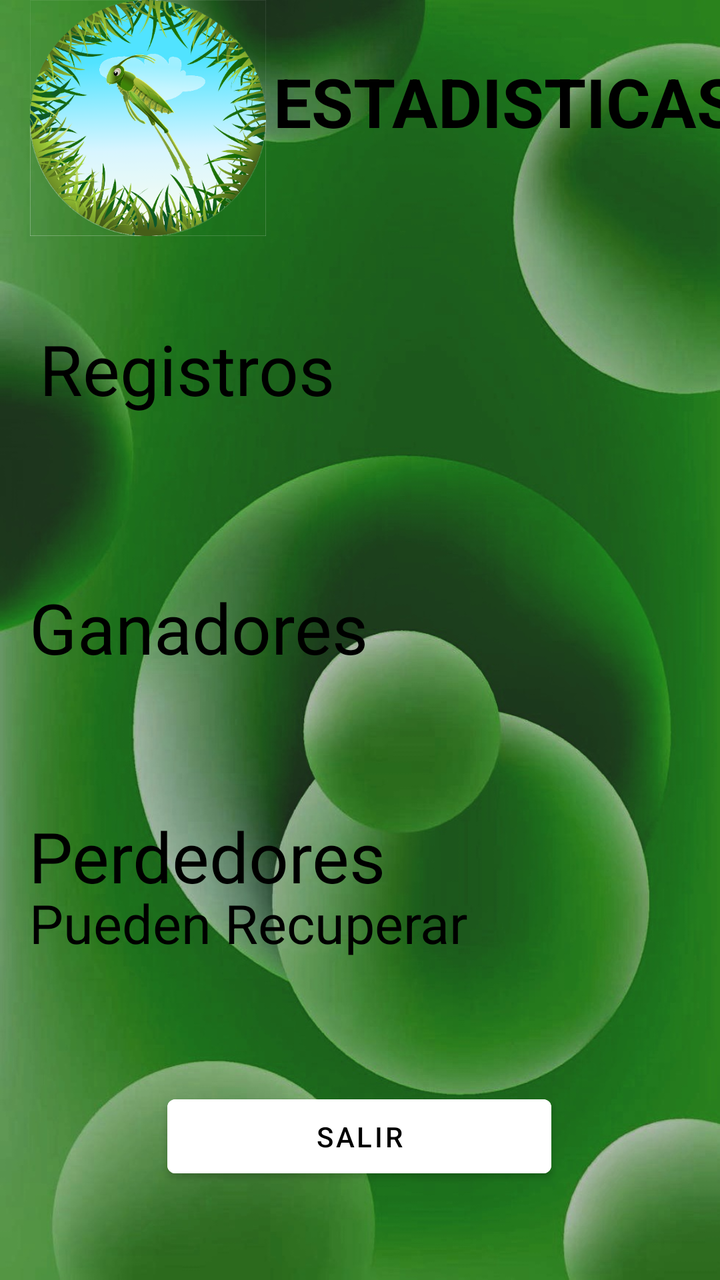
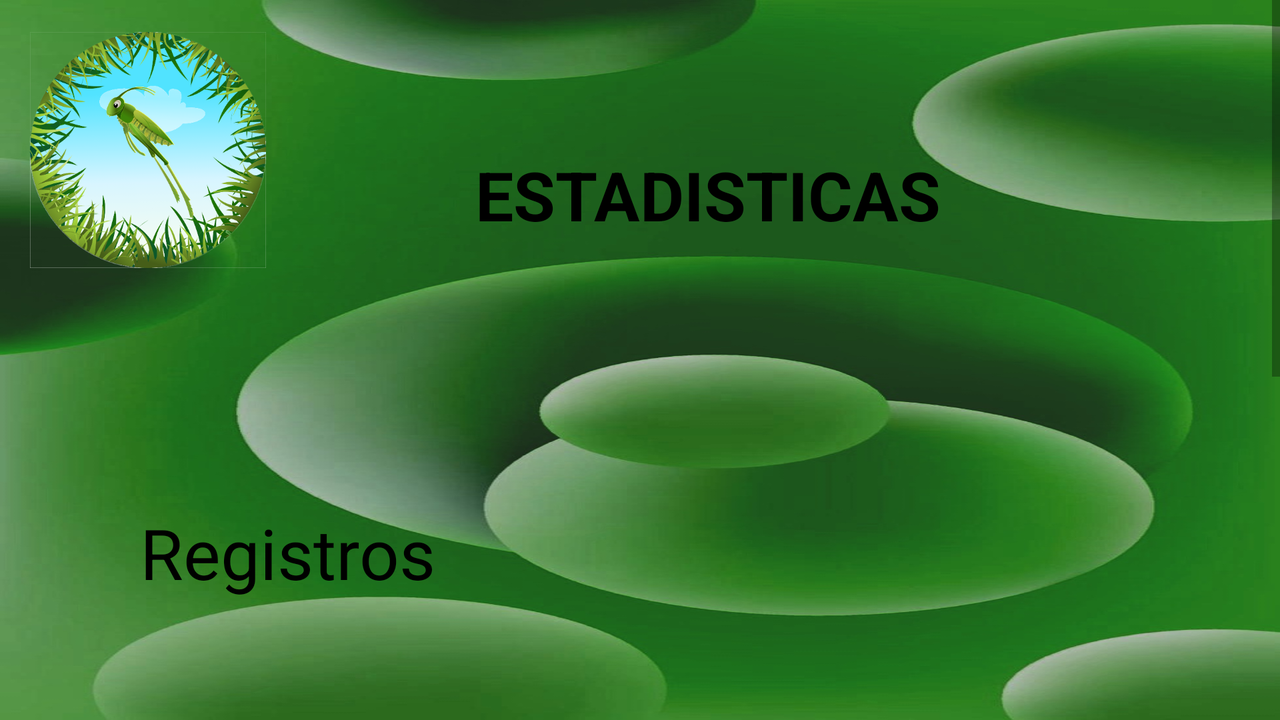

Two renders of one Android screen. The first uses the default layout on a phone; the second uses the alternative layout the repository ships for a different screen configuration, on a matching device. The two XML files are below.
<!-- AndroidManifest.xml: application theme Theme.Saltamontes -->
<!-- res/layout/activity_estadisticas.xml -->
<?xml version="1.0" encoding="utf-8"?>
<androidx.constraintlayout.widget.ConstraintLayout xmlns:android="http://schemas.android.com/apk/res/android"
    xmlns:app="http://schemas.android.com/apk/res-auto"
    xmlns:tools="http://schemas.android.com/tools"
    android:layout_width="match_parent"
    android:layout_height="match_parent"
    tools:context=".EstadisticasActivity"
    android:background="@drawable/logo1">


    <TextView
        android:id="@+id/total"
        android:layout_width="126dp"
        android:layout_height="61dp"
        android:layout_weight="1"
        android:gravity="center"
        android:text=""
        android:textColor="@color/black"
        android:textSize="30sp"
        app:layout_constraintBottom_toTopOf="@+id/salirE"
        app:layout_constraintEnd_toEndOf="parent"
        app:layout_constraintHorizontal_bias="1.0"
        app:layout_constraintStart_toStartOf="parent"
        app:layout_constraintTop_toTopOf="parent"
        app:layout_constraintVertical_bias="0.271" />

    <TextView
        android:id="@+id/textView15"
        android:layout_width="187dp"
        android:layout_height="65dp"
        android:layout_marginTop="152dp"
        android:layout_weight="1"
        android:gravity="center"
        android:text="Registros"
        android:textColor="@color/black"
        android:textSize="35dp"
        app:layout_constraintEnd_toStartOf="@+id/total"
        app:layout_constraintHorizontal_bias="0.0"
        app:layout_constraintStart_toStartOf="parent"
        app:layout_constraintTop_toTopOf="parent" />

    <TextView
        android:id="@+id/textView12"
        android:layout_width="199dp"
        android:layout_height="64dp"
        android:layout_marginTop="64dp"
        android:layout_weight="1"
        android:gravity="center"
        android:text="Ganadores"
        android:textColor="#000000"
        android:textSize="35sp"
        app:layout_constraintBottom_toBottomOf="parent"
        app:layout_constraintEnd_toEndOf="parent"
        app:layout_constraintHorizontal_bias="0.0"
        app:layout_constraintStart_toStartOf="parent"
        app:layout_constraintTop_toBottomOf="@+id/textView15"
        app:layout_constraintVertical_bias="0.002" />

    <TextView
        android:id="@+id/textView14"
        android:layout_width="207dp"
        android:layout_height="60dp"
        android:layout_weight="1"
        android:gravity="center"
        android:text="Perdedores"
        android:textColor="#000000"
        android:textSize="35sp"
        app:layout_constraintBottom_toBottomOf="parent"
        app:layout_constraintEnd_toEndOf="parent"
        app:layout_constraintHorizontal_bias="0.0"
        app:layout_constraintStart_toStartOf="parent"
        app:layout_constraintTop_toBottomOf="@+id/textView12"
        app:layout_constraintVertical_bias="0.223" />

    <TextView
        android:id="@+id/ganar"
        android:layout_width="126dp"
        android:layout_height="61dp"
        android:layout_marginBottom="388dp"
        android:layout_weight="1"
        android:gravity="center"
        android:text=""
        android:textSize="35sp"
        android:textStyle="bold"
        app:layout_constraintBottom_toBottomOf="parent"
        app:layout_constraintEnd_toEndOf="parent"
        app:layout_constraintHorizontal_bias="1.0"
        app:layout_constraintStart_toEndOf="@+id/textView12"
        app:layout_constraintTop_toBottomOf="@+id/total"
        app:layout_constraintVertical_bias="1.0" />

    <TextView
        android:id="@+id/perder"
        android:layout_width="126dp"
        android:layout_height="61dp"
        android:layout_weight="1"
        android:gravity="center"
        android:text=""
        android:textSize="35sp"
        app:layout_constraintBottom_toBottomOf="parent"
        app:layout_constraintEnd_toEndOf="parent"
        app:layout_constraintHorizontal_bias="1.0"
        app:layout_constraintStart_toEndOf="@+id/textView14"
        app:layout_constraintTop_toBottomOf="@+id/ganar"
        app:layout_constraintVertical_bias="0.229" />

    <TextView
        android:id="@+id/textView13"
        android:layout_width="248dp"
        android:layout_height="69dp"
        android:layout_marginBottom="144dp"
        android:layout_weight="1"
        android:gravity="center"
        android:text="Pueden Recuperar"
        android:textColor="#000000"
        android:textSize="27dp"
        app:layout_constraintBottom_toBottomOf="parent"
        app:layout_constraintEnd_toEndOf="parent"
        app:layout_constraintHorizontal_bias="0.0"
        app:layout_constraintStart_toStartOf="parent"
        app:layout_constraintTop_toBottomOf="@+id/textView14"
        app:layout_constraintVertical_bias="1.0" />

    <TextView
        android:id="@+id/recuperar"
        android:layout_width="126dp"
        android:layout_height="61dp"
        android:layout_marginBottom="144dp"
        android:layout_weight="1"
        android:gravity="center"
        android:text=""
        android:textSize="35sp"
        app:layout_constraintBottom_toBottomOf="parent"
        app:layout_constraintEnd_toEndOf="parent"
        app:layout_constraintHorizontal_bias="1.0"
        app:layout_constraintStart_toEndOf="@+id/textView13"
        app:layout_constraintTop_toBottomOf="@+id/perder"
        app:layout_constraintVertical_bias="0.985" />

    <Button
        android:id="@+id/salirE"
        android:layout_width="192dp"
        android:layout_height="49dp"
        android:backgroundTint="#FFFFFF"
        android:text="Salir"
        android:textColor="#000000"
        app:layout_constraintBottom_toBottomOf="parent"
        app:layout_constraintEnd_toEndOf="parent"
        app:layout_constraintHorizontal_bias="0.498"
        app:layout_constraintStart_toStartOf="parent"
        app:layout_constraintTop_toBottomOf="@+id/textView13" />

    <ImageView
        android:id="@+id/imageView"
        android:layout_width="148dp"
        android:layout_height="118dp"
        app:layout_constraintBottom_toBottomOf="parent"
        app:layout_constraintEnd_toEndOf="parent"
        app:layout_constraintHorizontal_bias="0.0"
        app:layout_constraintStart_toStartOf="parent"
        app:layout_constraintTop_toTopOf="parent"
        app:layout_constraintVertical_bias="0.0"
        app:srcCompat="@drawable/logo" />

    <TextView
        android:id="@+id/textView16"
        android:layout_width="wrap_content"
        android:layout_height="wrap_content"
        android:text="ESTADISTICAS"
        android:textSize="34sp"
        android:textColor="@color/black"
        android:textStyle="bold"
        app:layout_constraintBottom_toTopOf="@+id/total"
        app:layout_constraintEnd_toEndOf="parent"
        app:layout_constraintHorizontal_bias="0.551"
        app:layout_constraintStart_toEndOf="@+id/imageView"
        app:layout_constraintTop_toTopOf="parent"
        app:layout_constraintVertical_bias="0.33" />

</androidx.constraintlayout.widget.ConstraintLayout>
<!-- resources referenced by this layout -->
<resources>
  <!-- drawable logo: png bitmap (drawable, 177796 bytes) -->
  <!-- drawable logo1: jpg bitmap (drawable, 147507 bytes) -->
  <style name="Theme.Saltamontes" parent="Theme.MaterialComponents.DayNight.NoActionBar">
          
          <item name="colorPrimary">@color/purple_500</item>
          <item name="colorPrimaryVariant">@color/purple_700</item>
          <item name="colorOnPrimary">@color/white</item>
          
          <item name="colorSecondary">@color/teal_200</item>
          <item name="colorSecondaryVariant">@color/teal_700</item>
          <item name="colorOnSecondary">@color/black</item>
          
          <item name="android:statusBarColor" tools:targetApi="l">?attr/colorPrimaryVariant</item>
          
      </style>
</resources>
<!-- res/layout-land/activity_estadisticas.xml (the repository's variant of the layout above) -->
<!-- drawn on the phone turned sideways -->
<?xml version="1.0" encoding="utf-8"?>
<androidx.constraintlayout.widget.ConstraintLayout xmlns:android="http://schemas.android.com/apk/res/android"
    xmlns:app="http://schemas.android.com/apk/res-auto"
    xmlns:tools="http://schemas.android.com/tools"
    android:layout_width="match_parent"
    android:layout_height="match_parent"
    tools:context=".EstadisticasActivity"
    android:background="@drawable/logo1">
<ScrollView
    android:layout_width="match_parent"
    android:layout_height="match_parent">
    <androidx.constraintlayout.widget.ConstraintLayout
        android:layout_width="match_parent"
        android:layout_height="match_parent">

        <TextView
            android:id="@+id/total"
            android:layout_width="126dp"
            android:layout_height="61dp"
            android:layout_weight="1"
            android:gravity="center"
            android:text=""
            android:textColor="@color/black"
            android:textSize="30sp"
            app:layout_constraintBottom_toTopOf="@+id/salirE"
            app:layout_constraintEnd_toEndOf="parent"
            app:layout_constraintHorizontal_bias="0.88"
            app:layout_constraintStart_toStartOf="parent"
            app:layout_constraintTop_toTopOf="parent"
            app:layout_constraintVertical_bias="0.452" />

        <TextView
        android:id="@+id/textView15"
        android:layout_width="187dp"
        android:layout_height="65dp"
        android:layout_marginTop="244dp"
        android:layout_weight="1"
        android:gravity="center"
        android:text="Registros"
        android:textColor="@color/black"
        android:textSize="35dp"
        app:layout_constraintEnd_toStartOf="@+id/total"
        app:layout_constraintHorizontal_bias="0.19"
        app:layout_constraintStart_toStartOf="parent"
        app:layout_constraintTop_toTopOf="parent" />

    <TextView
        android:id="@+id/textView12"
        android:layout_width="199dp"
        android:layout_height="64dp"
        android:layout_weight="1"
        android:gravity="center"
        android:text="Ganadores"
        android:textColor="#000000"
        android:textSize="35sp"
        app:layout_constraintBottom_toBottomOf="parent"
        app:layout_constraintEnd_toEndOf="parent"
        app:layout_constraintHorizontal_bias="0.129"
        app:layout_constraintStart_toStartOf="parent"
        app:layout_constraintTop_toBottomOf="@+id/textView15"
        app:layout_constraintVertical_bias="0.148" />

    <TextView
        android:id="@+id/textView14"
        android:layout_width="207dp"
        android:layout_height="60dp"
        android:layout_weight="1"
        android:gravity="center"
        android:text="Perdedores"
        android:textColor="#000000"
        android:textSize="35sp"
        app:layout_constraintBottom_toBottomOf="parent"
        app:layout_constraintEnd_toEndOf="parent"
        app:layout_constraintHorizontal_bias="0.131"
        app:layout_constraintStart_toStartOf="parent"
        app:layout_constraintTop_toBottomOf="@+id/textView12"
        app:layout_constraintVertical_bias="0.193" />

    <TextView
        android:id="@+id/ganar"
        android:layout_width="126dp"
        android:layout_height="61dp"
        android:layout_weight="1"
        android:gravity="center"
        android:text=""
        android:textSize="35sp"
        android:textStyle="bold"
        app:layout_constraintBottom_toTopOf="@+id/textView14"
        app:layout_constraintEnd_toEndOf="parent"
        app:layout_constraintHorizontal_bias="0.8"
        app:layout_constraintStart_toEndOf="@+id/textView12"
        app:layout_constraintTop_toBottomOf="@+id/total"
        app:layout_constraintVertical_bias="0.525" />

    <TextView
        android:id="@+id/perder"
        android:layout_width="126dp"
        android:layout_height="61dp"
        android:layout_weight="1"
        android:gravity="center"
        android:text=""
        android:textSize="35sp"
        app:layout_constraintBottom_toBottomOf="parent"
        app:layout_constraintEnd_toEndOf="parent"
        app:layout_constraintHorizontal_bias="0.796"
        app:layout_constraintStart_toEndOf="@+id/textView14"
        app:layout_constraintTop_toBottomOf="@+id/ganar"
        app:layout_constraintVertical_bias="0.2" />

    <TextView
        android:id="@+id/textView13"
        android:layout_width="248dp"
        android:layout_height="69dp"
        android:layout_weight="1"
        android:gravity="center"
        android:text="Pueden Recuperar"
        android:textColor="#000000"
        android:textSize="27dp"
        app:layout_constraintBottom_toBottomOf="parent"
        app:layout_constraintEnd_toEndOf="parent"
        app:layout_constraintHorizontal_bias="0.141"
        app:layout_constraintStart_toStartOf="parent"
        app:layout_constraintTop_toBottomOf="@+id/textView14"
        app:layout_constraintVertical_bias="0.316" />

    <TextView
        android:id="@+id/recuperar"
        android:layout_width="126dp"
        android:layout_height="61dp"
        android:layout_weight="1"
        android:gravity="center"
        android:text=""
        android:textSize="35sp"
        app:layout_constraintBottom_toBottomOf="parent"
        app:layout_constraintEnd_toEndOf="parent"
        app:layout_constraintHorizontal_bias="0.774"
        app:layout_constraintStart_toEndOf="@+id/textView13"
        app:layout_constraintTop_toBottomOf="@+id/perder"
        app:layout_constraintVertical_bias="0.299" />

        <Button
            android:id="@+id/salirE"
            android:layout_width="187dp"
            android:layout_height="48dp"
            android:layout_marginTop="20dp"
            android:backgroundTint="#FFFFFF"
            android:text="Salir"
            android:textColor="#000000"
            app:layout_constraintBottom_toBottomOf="parent"
            app:layout_constraintEnd_toEndOf="parent"
            app:layout_constraintHorizontal_bias="0.562"
            app:layout_constraintStart_toStartOf="parent"
            app:layout_constraintTop_toBottomOf="@+id/textView13"
            app:layout_constraintVertical_bias="1.0" />

        <ImageView
            android:id="@+id/imageView"
            android:layout_width="148dp"
            android:layout_height="118dp"
            app:layout_constraintBottom_toBottomOf="parent"
            app:layout_constraintEnd_toEndOf="parent"
            app:layout_constraintHorizontal_bias="0.0"
            app:layout_constraintStart_toStartOf="parent"
            app:layout_constraintTop_toTopOf="parent"
            app:layout_constraintVertical_bias="0.028"
            app:srcCompat="@drawable/logo" />

        <TextView
        android:id="@+id/textView16"
        android:layout_width="wrap_content"
        android:layout_height="wrap_content"
        android:text="ESTADISTICAS"
        android:textColor="@color/black"
        android:textSize="34sp"
        android:textStyle="bold"
        app:layout_constraintBottom_toTopOf="@+id/total"
        app:layout_constraintEnd_toEndOf="parent"
        app:layout_constraintHorizontal_bias="0.346"
        app:layout_constraintStart_toEndOf="@+id/imageView"
        app:layout_constraintTop_toTopOf="parent"
        app:layout_constraintVertical_bias="0.345" />

    </androidx.constraintlayout.widget.ConstraintLayout>
</ScrollView>

</androidx.constraintlayout.widget.ConstraintLayout>
